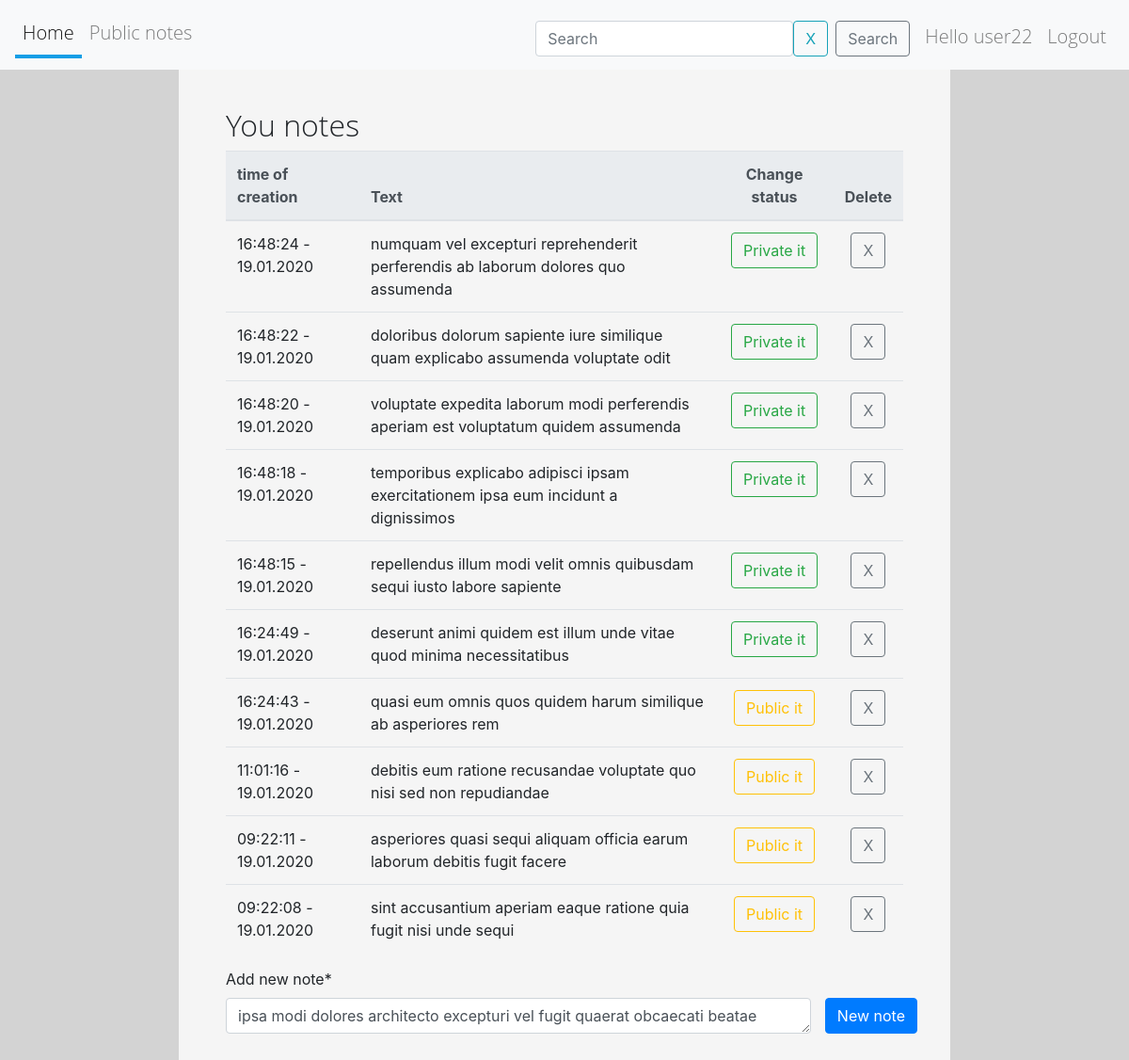
/ (signed in), run on the app's committed database.
### todo/models.py (models this page shows, shortened)
class Note(models.Model):
    text = models.TextField(max_length=200)
    post_time = models.DateTimeField(auto_now_add=True)
    author = models.ForeignKey(User, related_name="user", on_delete=models.CASCADE)
    status = models.BooleanField(default=False)

### todo/views.py (the view)
# urls.py: path('', views.Index.as_view(), name='index'),
class Index(SearchNoteFormMixin, ListView):
    template_name = 'todo/index.html'
    http_method_names = ['get', 'post']
    model = models.Note
    context_object_name = 'notes'
    paginate_by = 10
    ordering = '-post_time'
    def get_queryset(self):
        qs = super().get_queryset()
        qs = qs.filter(author_id=self.request.user.pk)
        search = self.request.GET.get('search')
        qs = qs.filter(text__contains=search) if search else qs
        return qs
    def get_context_data(self, *, object_list=None, **kwargs):
        context = super().get_context_data(object_list=None, **kwargs)
        context.update({'create_note_form': forms.CreateNoteForm,
                        'update_note_status': forms.UpdateNoteStatusForm,
                        })
        return context

### todo/forms.py
class SearchNoteForm(forms.Form):
    search = forms.CharField(
        max_length=256,
        required=False,
        label='',
        widget=forms.TextInput(attrs={'placeholder': 'Search'})
    )

### todo/views.py (called while the page is built)
    def get_context_data(self, *, object_list=None, **kwargs):
        context = super().get_context_data(object_list=None, **kwargs)
        context.update({
            'search_note_form': forms.SearchNoteForm(self.request.GET),
        })
        return context

### templates/todo/index.html (shortened to what this page needs)
{% extends 'todo/base.html' %}
{% load crispy_forms_tags %}
{% block content %}
    {% if user.is_authenticated %}
        <h2>You notes</h2>
        <table class="table table-hover">
            <thead class="thead-light">
            <tr>
                <th scope="col">time of creation</th>
                <th scope="col">Text</th>
                <th scope="col" class="text-center">Change status</th>
                <th scope="col">Delete</th>
            </tr>
            </thead>
            <tbody>
            {% for note in notes %}
                <tr>
                    <td scope="row">{{ note.post_time|date:"H:i:s - d.m.Y" }}</td>
                    <td>{{ note.text }}</td>
                    <td class="">
                        {% include 'todo/update_note_status_form.html' %}
                    </td>
                    <td>
                        {% include 'todo/delete_note_form.html' %}
                    </td>
                </tr>
            {% empty %}
                <tr><td>no one note</td></tr>
            {% endfor %}
        {% include 'todo/create_note_form.html' %}
    {% endif %}
{% endblock content %}

### templates/todo/navbar.html
<nav class="navbar navbar-expand-lg navbar-expand navbar-light bg-light ">
    <div class="collapse navbar-collapse">
        <ul class="navbar-nav pl-0 mr-auto">
            <li class="nav-item">
                <a class="nav-link" href="{% url 'todo:index' %}">Home</a>
            </li>
            <li class="nav-item">
                <a class="nav-link" href="{% url 'todo:public_note_list' %}">Public notes</a>
            </li>
        </ul>
        <ul class="navbar-nav pl-0 pb-0 mt-2" style="height: 50px">
            {% if not user.is_authenticated %}
                <p class="navbar-text mx-2" id="nav-text">Hello Guest</p>
                <li class="nav-item">
                    <a class="nav-link" href="{% url 'todo:create' %}">Register</a>
                </li>
                <p class="navbar-text mx-2"> or </p>
                <li class="nav-item" >
                    <a class="nav-link" href="{% url 'todo:login' %}">Login</a>
                </li>
            {% else %}
                {% include 'todo/search_note_form.html' %}
                <p class="nav-item nav-link">Hello {{ user }}</p>
                <li class="nav-item">
                    <a class="nav-link" href="{% url 'todo:logout' %}">Logout</a>
                </li>
            {% endif %}
        </ul>
    </div>
</nav>

### templates/todo/update_note_status_form.html (shortened to what this page needs)
<form action="{% url 'todo:update_note_status' note.pk %}" method="post" class="text-center">
    {% if note.status %}
        </div>
            <button type="submit" class="btn btn-outline-success">Private it</button>
        </div>
    {% else %}
            <button type="submit" class="btn btn-outline-warning">Public it</button>
    {% endif %}
</form>

### templates/todo/delete_note_form.html (shortened to what this page needs)
<form action="{% url 'todo:delete_note' note.pk %}" method="post" class="text-center my-auto">
    <div>
        <button type="submit" class="btn btn-outline-secondary">X</button>
    </div>
</form>

### static/css/style.css (style rules this page uses)
body { background-color: lightgrey; }
h2 { font-family: "Open Sans Light", sans-serif; }
p { font-family: "Open Sans Light", sans-serif; font-size: 20px; }
li { font-family: "Open Sans Light", sans-serif; font-size: 20px; }
.nav-link.active { border-bottom: 4px solid #149ee6; }
.nav-item { font-family: "Open Sans Light", sans-serif; font-size: 20px; }
.btn { white-space: nowrap; }

### data on the page
Note: post_time "16:48:24 - 19.01.2020", text "numquam vel excepturi reprehenderit perferendis ab laborum dolores quo assumenda", status "Private it"
Note: post_time "16:48:22 - 19.01.2020", text "doloribus dolorum sapiente iure similique quam explicabo assumenda voluptate odit", status "Private it"
Note: post_time "16:48:20 - 19.01.2020", text "voluptate expedita laborum modi perferendis aperiam est voluptatum quidem assumenda", status "Private it"
Note: post_time "16:48:18 - 19.01.2020", text "temporibus explicabo adipisci ipsam exercitationem ipsa eum incidunt a dignissimos", status "Private it"
Note: post_time "16:48:15 - 19.01.2020", text "repellendus illum modi velit omnis quibusdam sequi iusto labore sapiente", status "Private it"
Note: post_time "16:24:49 - 19.01.2020", text "deserunt animi quidem est illum unde vitae quod minima necessitatibus", status "Private it"
Note: post_time "16:24:43 - 19.01.2020", text "quasi eum omnis quos quidem harum similique ab asperiores rem", status "Public it"
Note: post_time "11:01:16 - 19.01.2020", text "debitis eum ratione recusandae voluptate quo nisi sed non repudiandae", status "Public it"
Note: post_time "09:22:11 - 19.01.2020", text "asperiores quasi sequi aliquam officia earum laborum debitis fugit facere", status "Public it"
Note: post_time "09:22:08 - 19.01.2020", text "sint accusantium aperiam eaque ratione quia fugit nisi unde sequi", status "Public it"

### other printed values
{{ user }} "user22"
